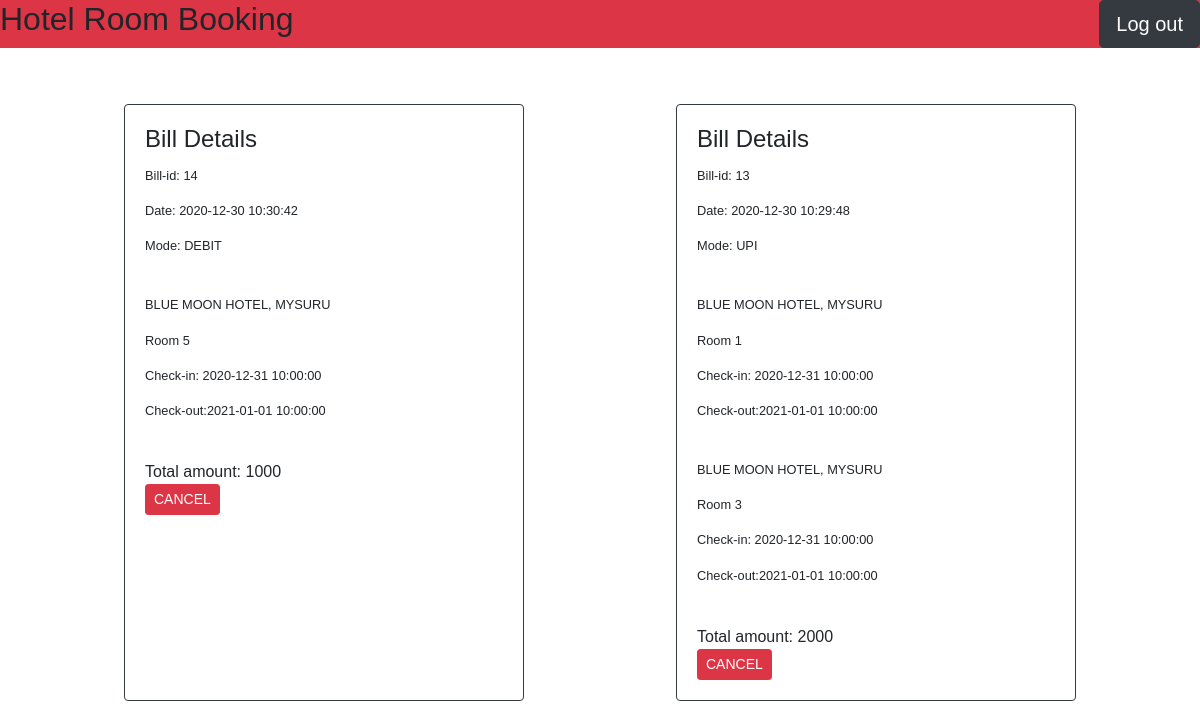
/upcoming (signed in), run on an earlier commit of the app's database.
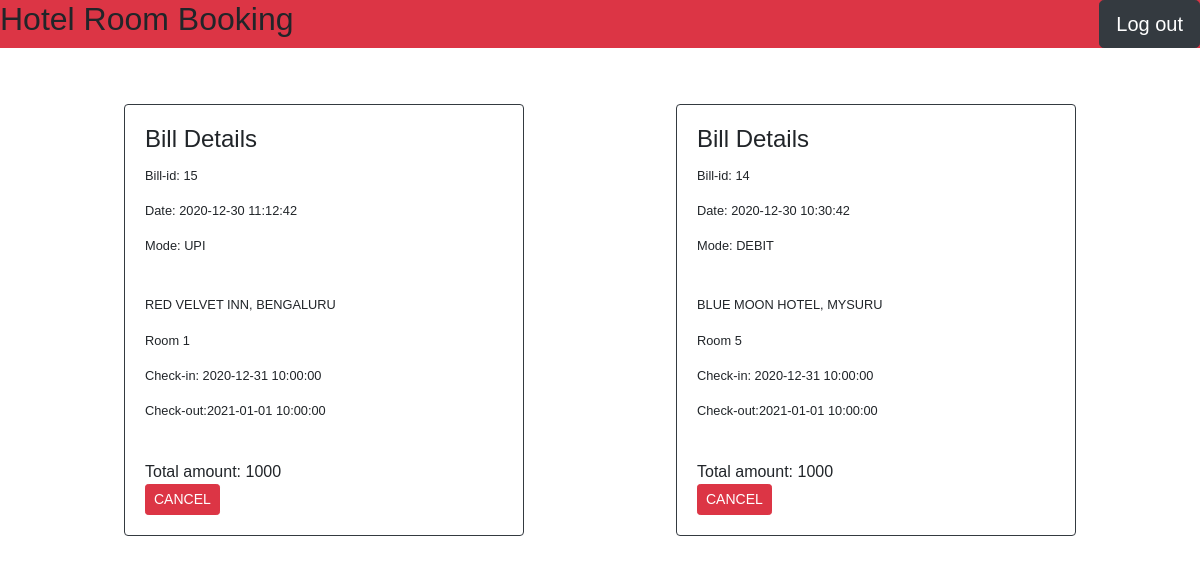
And on a later commit of the database.
### tables this page shows
CREATE TABLE BILL (
	bill_id INTEGER PRIMARY KEY AUTOINCREMENT,
	amount DECIMAL(10,2) DEFAULT 0.00,
	date DATETIME NOT NULL,
	mode TEXT
);

CREATE TABLE RESERVATION (
	c_id	VARCHAR(20) NOT NULL,
	bill_id	INTEGER,
	room_id	INTEGER NOT NULL,
	check_in	DATETIME,
	check_out	DATETIME,
	status	TEXT,
	PRIMARY KEY(c_id,bill_id,room_id),
	FOREIGN KEY(room_id) REFERENCES ROOM(room_id) ON UPDATE CASCADE ON DELETE CASCADE,
	FOREIGN KEY(c_id) REFERENCES CUSTOMER(c_id) ON UPDATE CASCADE ON DELETE CASCADE,
	FOREIGN KEY(bill_id) REFERENCES BILL(bill_id) ON UPDATE CASCADE ON DELETE SET NULL
);

CREATE TABLE HOTEL (
	hotel_id	INTEGER PRIMARY KEY AUTOINCREMENT,
	hotel_name	TEXT NOT NULL,
	locations	TEXT
, photo TEXT);

CREATE TABLE ROOM (
	room_id	INTEGER PRIMARY KEY AUTOINCREMENT,
	price	DECIMAL(10,2) DEFAULT 0.00,
	room_no	VARCHAR(5) NOT NULL,
	type_id	INTEGER NOT NULL,
	hotel_id	INTEGER NOT NULL,
	FOREIGN KEY(hotel_id) REFERENCES HOTEL(hotel_id) ON UPDATE CASCADE ON DELETE CASCADE,
	FOREIGN KEY(type_id) REFERENCES TYPE(type_id) ON UPDATE CASCADE ON DELETE SET DEFAULT,
	UNIQUE(hotel_id,room_no)
);

### routes.py (the view, shortened to what this page needs)
@app.route('/upcoming', methods=['GET','POST'])
def upcoming():
    if not check_login():
        return redirect(url_for('.home'))
    con = sqlite3.connect(DATABASE)
    con.row_factory = sqlite3.Row
    cur = con.cursor()
    cur.execute('''SELECT bill_id, date, amount, mode, check_in, check_out, room_no, price, hotel_name, locations
                FROM BILL NATURAL JOIN RESERVATION NATURAL JOIN ROOM NATURAL JOIN HOTEL
                WHERE c_id="%s" AND NOT status="CANCELLED" AND bill_id NOT IN
                (SELECT DISTINCT bill_id FROM RESERVATION WHERE check_in<="%s")
                ORDER BY (bill_id) DESC;'''%(session['c_id'], datetime.now().replace(microsecond=0)))
    bills = cur.fetchall()
    con.close()
    card = {}
    for bill in bills:
        if bill['bill_id'] in card:
            card[bill['bill_id']].append({'check_in':bill['check_in'],'check_out':bill['check_out'],'room_no':bill['room_no'],
            'price':bill['price'],'hotel_name':bill['hotel_name'],'locations':bill['locations']})
        else:
            card[bill['bill_id']] = [{'date': bill['date'], 'amount':bill['amount'], 'mode':bill['mode']}]
            card[bill['bill_id']].append({'check_in':bill['check_in'],'check_out':bill['check_out'],'room_no':bill['room_no'],
            'price':bill['price'],'hotel_name':bill['hotel_name'],'locations':bill['locations']})
    return render_template('bill_details.html', card = card, upcoming=True)

### routes.py (called while the page is built)
def check_login():
    if session.get('logged_in') != True:
        flash('Please Login')
        return False
    else:
        return True

### templates/bill_details.html (shortened to what this page needs)
{% extends 'base.html' %}
{% block main %}
<div class="d-flex flex-wrap align-content-around m-5">
{% for bill in card %}
  <div class="card border-dark mx-auto my-2" style="width:400px">
    <div class="card-body">
      <h4 class="card-title" id="title">Bill Details</h4>
      <p id="bid" class="card-text small">Bill-id: {{bill}}</p>
      <p id="date" class="card-text small">Date: {{card[bill][0]['date']}}</p>
      <p id="mode" class="card-text small">Mode: {{card[bill][0]['mode']}}</p>
      <br>
      {% for room in card[bill][1:] %}
      <p id="hotel" class="card-text small">{{room['hotel_name']}}, {{room['locations']}}</p>
      <p id="rno" class="card-text small">Room {{room['room_no']}}</p>
      <p id="cin" class="card-text small">Check-in: {{room['check_in']}}</p>
      <p id="cout" class="card-text small">Check-out:{{room['check_out']}}</p>
      <br>
      {% endfor %}
       <div id="amt" class="card-text">Total amount: {{card[bill][0]['amount']}}
         {% if upcoming %}
         <form action="{{url_for('.upcoming')}}" method="post">
           <button type="submit" class="btn btn-sm btn-danger" name="cancel">CANCEL</button>
         </form>
         {% endif %}
       </div>
    </div>
  </div>
{% endfor %}
</div>
{% endblock %}

### templates/base.html (shortened to what this page needs)
<!DOCTYPE html>
<html>
<head>
  <link rel="stylesheet" href="https://maxcdn.bootstrapcdn.com/bootstrap/4.5.2/css/bootstrap.min.css">
  <link rel="stylesheet" href="https://cdnjs.cloudflare.com/ajax/libs/font-awesome/4.7.0/css/font-awesome.min.css">
</head>
<body>
  <header class="d-flex justify-content-between bg-danger text-black mb-3">
    <h2 class="align-middle">Hotel Room Booking</h2>
    <a href="{{ url_for('.logout') }}" class="btn btn-dark btn-lg">
       Log out
    </a>
</header>
  <main>
    {% block main %}
    {% endblock %}
  </main>
</body>
</html>

What changed in the data, as far as the page shows it:
no longer on this page (row edited): BILL: date "2020-12-30 10:29:48", mode "UPI", amount "2000"
no longer on this page (row edited): RESERVATION: hotel_name "BLUE MOON HOTEL", locations "MYSURU", room_no "1", check_in "2020-12-31 10:00:00", check_out "2021-01-01 10:00:00", shown under "13"
no longer on this page (row edited): RESERVATION: hotel_name "BLUE MOON HOTEL", locations "MYSURU", room_no "3", check_in "2020-12-31 10:00:00", check_out "2021-01-01 10:00:00", shown under "13"
added BILL: date "2020-12-30 11:12:42", mode "UPI", amount "1000"
added RESERVATION: hotel_name "RED VELVET INN", locations "BENGALURU", room_no "1", check_in "2020-12-31 10:00:00", check_out "2021-01-01 10:00:00", shown under "15"
Also different on the page:
new list line: "Bill Details Bill-id: 15 Date: Mode: Total amount: CANCEL"
list line gone: "Bill Details Bill-id: 13 Date: Mode: Total amount: CANCEL"
